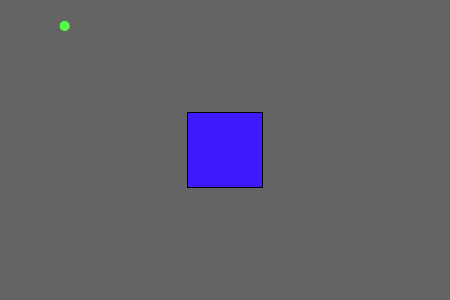
Frame 1 (no input)
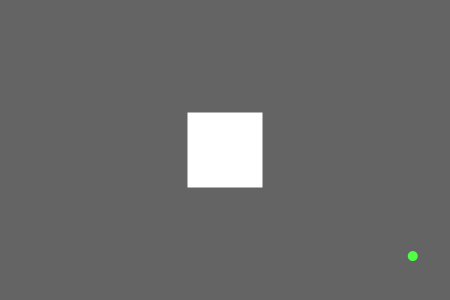
Frame 60 (the mouse pressed at the canvas centre just before this capture)
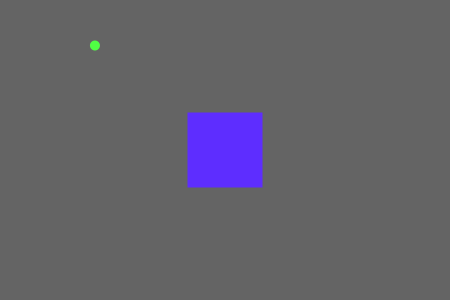
Frame 120 (the mouse held since frame 60 and released just before this capture)

The Processing sketch that drew these frames (run headless with seeded random() and noise(); from frame 60 on, the mouse is pressed at the canvas centre):

// Processing sketch: processing_11715
// ── processing_11715.pde

float x = random(width);
float y = random(height);
float r = 10;

float xspeed = 3;
float yspeed = 1;
float gravity = 0.1;

void setup(){
  size(450,300);
  smooth();
}

void draw(){
  background(100);
  rectMode(CENTER);
  fill(x,y,255);
  rect(width/2,height/2,75,75);
  fill(80,255,68);
  noStroke();
  ellipseMode(CENTER);
  ellipse(x,y,10,10);
  r = constrain(r,10,10);
  
  x = x + xspeed;
  y = y + yspeed;
  
  yspeed = yspeed + gravity;
  xspeed = xspeed + gravity;
  

  
  if (x >= width || x <= 0) {
    xspeed = xspeed * -0.99;
    r = 50;
  }
  if (y >= height || y <= 0) {
    yspeed = yspeed * -0.99;
    r = 50;
  }
}
